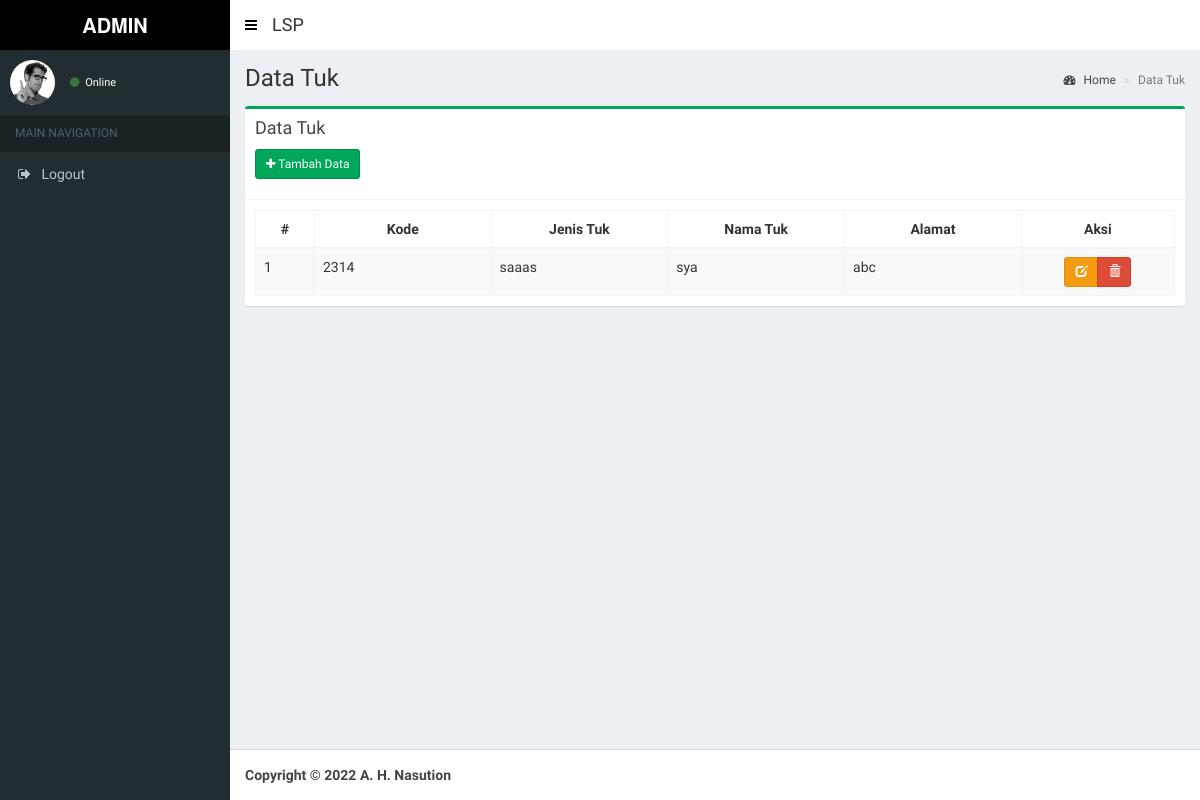
Screenshot of /index.php/tuk with the database file from the repository.
### tables this page shows
CREATE TABLE `tbl_tuk` (
  `id_tuk` int NOT NULL,
  `kode_tuk` varchar(50) NOT NULL,
  `jenis_tuk` varchar(50) NOT NULL,
  `nama_tuk` varchar(50) NOT NULL,
  `alamat_tuk` varchar(50) NOT NULL
);

### application/views/layout/v_content.php (called while the page is built, shortened)
 	<?php
	if ($content)
	{
		$this->load->view($content);
	}
?>

### application/controllers/Tuk.php (called while the page is built, shortened)
<?php
class Tuk extends CI_Controller {
	public function __construct()
	{
		$this->load->model('Tuk_model', 'tuk');
		$this->load->helper('tgl_indo');
		$this->load->helper('security');
	}
	public function index()
	{
		$data = array(
			'title'			=> 'LSP',
			'judul'			=> 'Data Tuk',
			'data' 			=> $this->tuk->tabel()->result(),
			'content'		=> 'tuk/v_content',
			'ajax'	 		=> 'tuk/v_ajax'
		);
		$this->load->view('layout/v_wrapper', $data, FALSE);
	}
}

### index.php (called while the page is built, shortened)
<?php
require_once BASEPATH.'core/CodeIgniter.php';

### application/models/Tuk_model.php (called while the page is built, shortened)
<?php
class Tuk_model extends CI_Model {
	public function tabel($where = null)
	{
		if($where == null){
			$this->db->select('*');
			$this->db->from('tbl_tuk');
			$this->db->order_by('tbl_tuk.id_tuk', 'Asc');
			$query = $this->db->get();
		}else{
			$this->db->select('*');
			$this->db->from('tbl_tuk');
			$this->db->order_by('tbl_tuk.id_tuk', 'Asc');
			$this->db->where($where);
			$query = $this->db->get();
		}
		return $query;
	}
}

### application/views/tuk/v_content.php (the view, shortened to what this page needs)
<section class="content-header">
  <h1>
    <?= $judul ?>
  </h1>
  <ol class="breadcrumb">
    <li><a href="<?= base_url() ?>dashboard"><i class="fa fa-dashboard"></i> Home</a></li>
    <li class="active"><?= $judul ?></li>
  </ol>
</section>
<section class="content">
  <div class="row">
    <div class="col-xs-12">
      <div class="box box-success">
        <div class="box-header with-border">
          <h3 class="box-title">Data Tuk</h3>
          <div style="padding-top: 10px;">
          <p><a href="<?= base_url(); ?>tuk/add" class="btn btn-sm btn-success icon-btn"><i class="fa fa-plus"></i> Tambah Data</a></p>
          </div>
        </div>
        <div class="box-body table-responsive">
          <table id="example1" class="table table-bordered table-striped" style="width: 100%;">
              <thead>
                  <tr>
                      <th style="width: 5%;text-align: center;">#</th>
                      <th style="width: 15%;text-align: center;">Kode</th>
                      <th style="width: 15%;text-align: center;">Jenis Tuk</th>
                      <th style="width: 15%;text-align: center;">Nama Tuk</th>
                      <th style="width: 15%;text-align: center;">Alamat</th>
                      <th style="width: 13%;text-align: center;">Aksi</th>
                  </tr>
              </thead>
              <tbody>
                  <?php $total= 0; $no=1; foreach($data as $row){  ?>
                  <tr>
                      <td><?= $no++ ?></td>
                      <td><?= $row->kode_tuk ?></td>
                      <td><?= $row->jenis_tuk ?></td>
                      <td><?= $row->nama_tuk ?></td>
                      <td><?= $row->alamat_tuk ?></td>
                      <td style="text-align: center;">
                          <form action="<?= base_url() ?>tuk/delete/<?= $row->id_tuk ?>" method="post">
                              <div class="btn-group">
                                  <a href="<?= base_url() ?>tuk/edit/<?= $row->id_tuk ?>" class=" btn btn-sm btn-warning" data-toggle="tooltip" title="Edit"><span class="glyphicon glyphicon-edit"></span></a>
                                  <button class="btn btn-sm btn-danger" type="submit" onclick="return confirm('Yakin ingin menghapus data?')" data-toggle="tooltip" title="Hapus"><span class="glyphicon glyphicon-trash"></span></button>
                              </div>
                          </form>
                      </td>
                  </tr>
                <?php } ?>
              </tbody>
          </table>
        </div>
      </div>
    </div>
  </div>
</section>

### rows the page displays
tbl_tuk: kode_tuk "2314", jenis_tuk "saaas", nama_tuk "sya", alamat_tuk "abc"

### other values shown
$judul "Data Tuk"
